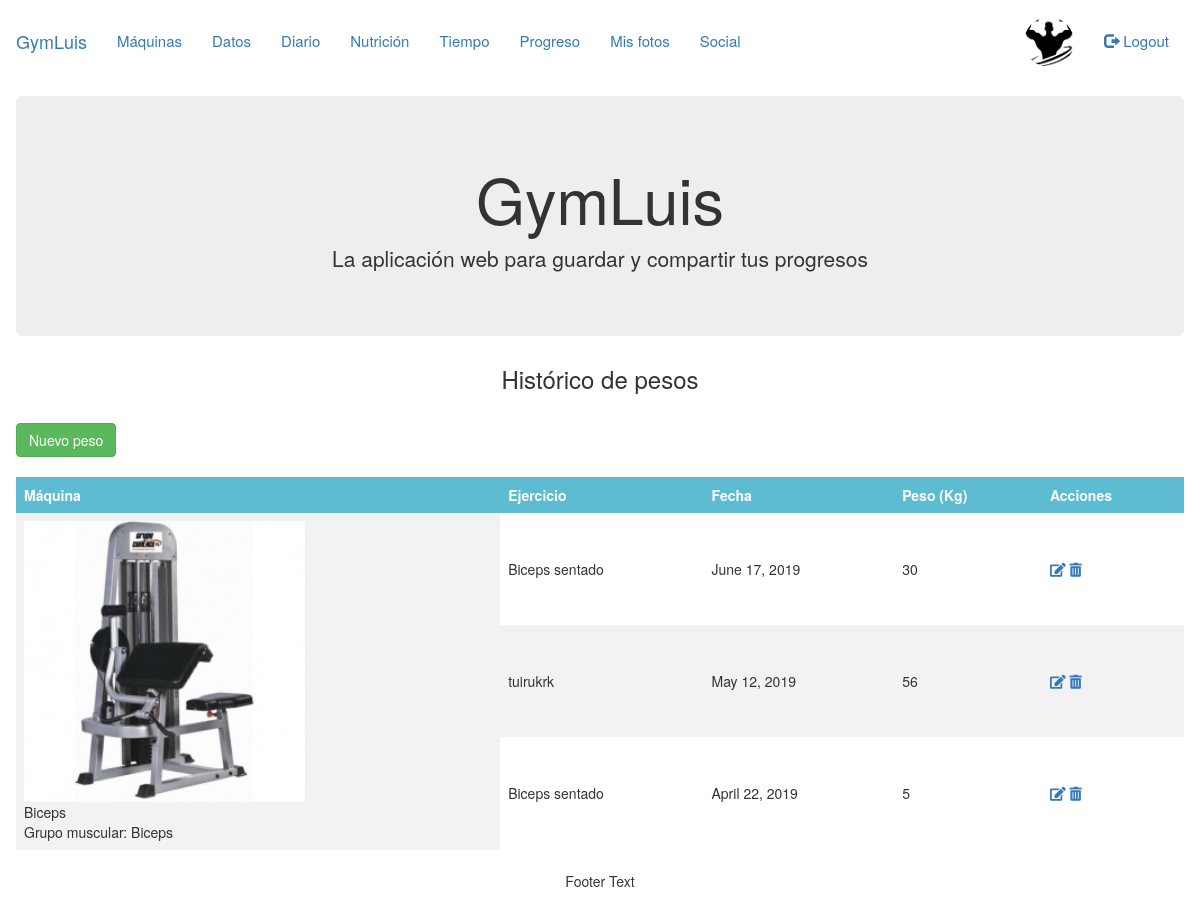
The page /gym/machine/1 (signed in) on the database its author committed.
### gym/models.py (models this page shows, shortened)
class UserProfile(models.Model):
    user = models.OneToOneField(User, on_delete=models.CASCADE)
    birthdate = models.DateField(blank=True, null=True)
    city = models.CharField(max_length=50, blank=True, null=True)
    profile_picture = models.ImageField(
        upload_to='media/images/', default='logo-gym.png',
        blank=True, null=True)
    followers = models.ManyToManyField(
        to='self', through='Relationship', related_name='related_to',
        symmetrical=False, blank=True)

class Machine(models.Model):
    name = models.CharField(max_length=30)
    MUSCLE = (
        ('p', 'Pecho'),
        ('b', 'Biceps'),
        ('e', 'Espalda'),
        ('t', 'Triceps'),
        ('h', 'Hombros'),
        ('pi', 'Piernas'),
    )
    muscle_group = models.CharField(
        max_length=2, choices=MUSCLE, help_text='Grupo muscular')
    image = models.ImageField(default='gym.jpg')

class Exercise(models.Model):
    user = models.ForeignKey(
        'UserProfile', on_delete=models.CASCADE, blank=True, null=True)
    name = models.CharField(max_length=30)
    machine = models.ForeignKey(Machine, on_delete=models.CASCADE)
    weight = models.IntegerField()
    date = models.DateField(default=timezone.now)
    class Meta:
        unique_together = ('machine', 'date')

### gym/views.py (the view)
class MachineDetailView(generic.DetailView):
    model = Machine
    template_name = 'gym/maquina_detail.html'
    def get_context_data(self, **kwargs):
        context = super(MachineDetailView, self).get_context_data(**kwargs)
        pk = self.kwargs.get('pk', None)
        if not self.request.user.is_anonymous:
            try:
                weights = Exercise.objects.filter(
                    machine__pk=pk).filter(
                    user_id=self.request.user.userprofile.id).order_by('-date')
            except Exercise.DoesNotExist:
                weights = ''
            context['query'] = weights
            context['query2'] = weights.count() + 1
            context['pk'] = pk
        else:
            context['query'] = ''
        return context

### gym/views.py (called while the page is built)
def get_only_requests(self, status):
    return self.related_to.filter(
        from_people__status=status,
        from_people__to_person=self,
        from_people__accepted=False)

### gym/templates/gym/maquina_detail.html (shortened to what this page needs)
{% extends "base_generic.html" %}
{% block content %}
  {% if not user.is_staff %}
    <center><h3>Histórico de pesos</h3></center><br>
  {% endif %}
  <a href="{% url 'new_weight2' pk %}" class="btn btn-success">Nuevo peso</a><br><br>
  <table>
    <tr>
      <th>Máquina</th>
      <th>Ejercicio</th>
      <th>Fecha</th>
      <th>Peso (Kg)</th>
      <th>Acciones</th>
    </tr>
    <tr>
      <td rowspan="{{ query2 }}"><img src="{{ machine.image.url }}" height="30%" width="60%"><br>
      {{ machine.name }}<br>
      Grupo muscular: {{ machine.get_muscle_group_display }}
      </td>
    </tr>
    {% for x in query %}
      <tr>
          <td>{{ x.name }}</td>
          <td>{{ x.date }}</td>
          <td>{{ x.weight }}</td>
          <td><a href="{% url 'exercise_edit' x.id machine.id %}" class="fas fa-edit"></a>
              <a href="{% url 'exercise-delete' x.id pk %}" class="fas fa-trash-alt"></a>
          </td>
      </tr>
    {% endfor %}
  </table>
{% endblock %}

### gym/templates/base_generic.html (shortened to what this page needs)
{% load static %}
{% load tags %}
<!DOCTYPE html>
<html lang="es">
<head>
  <link rel="stylesheet" href="https://maxcdn.bootstrapcdn.com/bootstrap/3.4.0/css/bootstrap.min.css">
  <link rel="stylesheet" type="text/css" href="{% static 'css/gym.css' %}">
  <link rel="stylesheet" href="https://use.fontawesome.com/releases/v5.7.2/css/all.css">
</head>
<body>
<nav class="navbar navbar" style="margin-top:15px;">
  <div class="container-fluid">
    <div class="navbar-header" style="font-size:15px">
      <a class="navbar-brand" href="{% url 'index' %}">GymLuis</a>
    </div>
    <div class="collapse navbar-collapse" style="font-size:15px" id="myNavbar">
      <ul class="nav navbar-nav">
        {% if user.is_authenticated %}
          {% if not user.is_staff %}
            <li><a href="{% url 'machines' %}"> Máquinas </a></li>
            <li class="active"><a href="{% url 'user_data' %}">Datos</a></li>
            <li class="active"><a href="{% url 'entry_list' %}">Diario</a></li>
            <li class="active"><a href="{% url 'nutrition' %}">Nutrición</a></li>
            <li class="active"><a href="{% url 'weather' %}">Tiempo</a></li>
            <li class="active"><a href="{% url 'progress' %}">Progreso</a></li>
            <li class="active"><a href="{% url 'images' %}">Mis fotos</a></li>
            <li class="active"><a href="{% url 'social' %}">Social</a></li>
          {% endif %}
        </ul>
          <ul class="nav navbar-nav navbar-right">
            <li><a href="{% url 'user_data' %}"><img src="{{ user.userprofile.profile_picture.url }}" class="img-responsive img-circle" style="width:50px; height:50px;position:relative;top:-14px"></a></li>
            <li><a href="{% url 'logout' %}"><span class="glyphicon glyphicon-log-out"></span> Logout</a></li>
          </ul>
        {% else %}
      </ul>
          <ul class="nav navbar-nav navbar-right">
            <li><a href="{% url 'login' %}?"><span class="glyphicon glyphicon-log-in"></span> Login</a></li>
            <li><a href="{% url 'signup' %}?" class="enlacenav">Registro</a></li>
          </ul>
        {% endif %}
    </div>
    {% block jumbotron %}
      <div class="jumbotron" style="margin-top:0px">
        <div class="container text-center">
          <h1>GymLuis</h1>
          <p>La aplicación web para guardar y compartir tus progresos</p>
        </div>
      </div>
    {% endblock %}
    {% block content %}{% endblock %}
  </div>
</nav>
<footer class="container-fluid text-center">
  <p>Footer Text</p>
</footer>
</body>
</html>

### static/css/gym.css (style rules this page uses)
* { box-sizing: border-box; }
table { border-collapse: collapse; width: 100%; }
th, td { text-align: left; padding: 8px; }
tr:nth-child(even) { background-color: #f2f2f2 }
th { background-color: #5DBCD2; color: white; }
.img-circle { border-radius: 50%; }

### rows shown on the page
Machine: image (picture), name "Biceps", muscle_group "Biceps"
Exercise: name "Biceps sentado", date "June 17, 2019", weight "30"
Exercise: name "tuirukrk", date "May 12, 2019", weight "56"
Exercise: name "Biceps sentado", date "April 22, 2019", weight "5"
